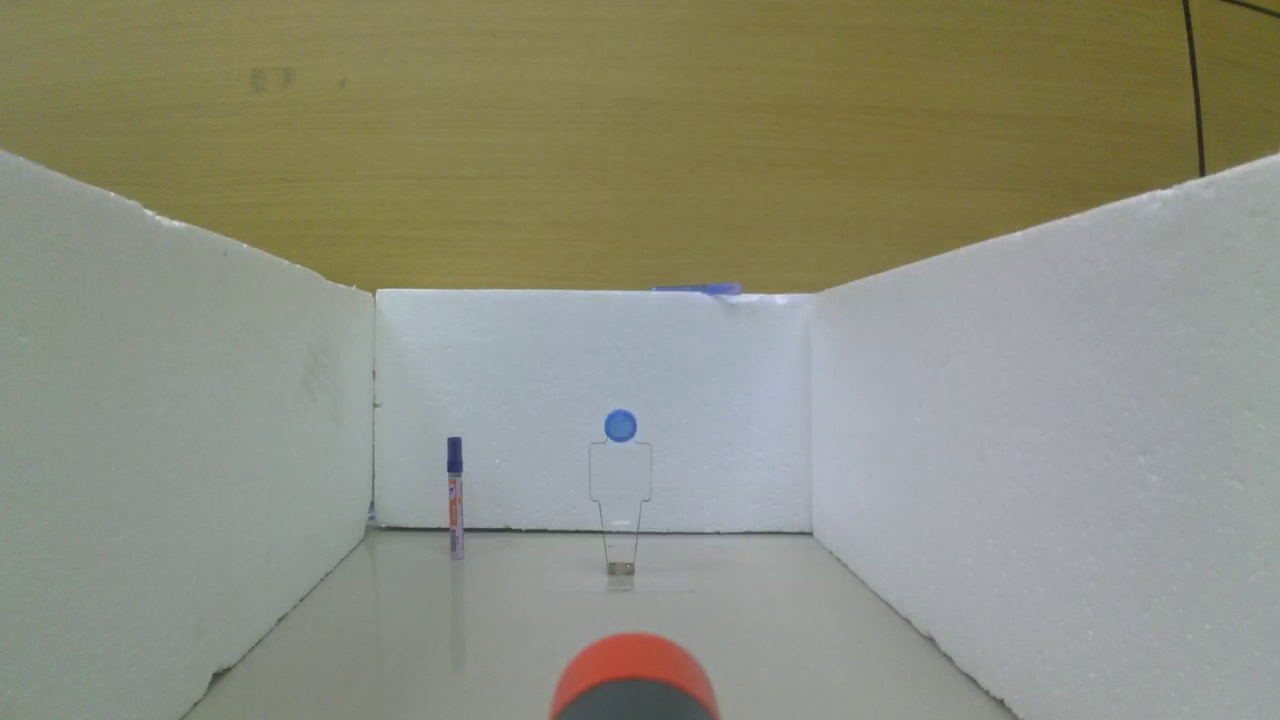
#> input picture examples/ass_3/um_actually/pics/agent.jpg, 1280 x 720 px; its folder holds only this picture in this run
$ python -i ruammitv2.py   (imports and definitions only)
#> lines starting #> are read from the running program, lines starting #| are printed output that depends on the picture; after the words box and inside, x2 and y2 are one past the last pixel; in counts of white or black regions, pixels touching at a corner belong together
#> further down, picture is the input picture: shape (720, 1280, 3); mean B, G, R 126.2, 143, 141.9
import cv2
import numpy as np
import time
from robomaster import robot, camera, blaster

# -----------------------------------------------------
# ------------------- Initial -----------------------
# -----------------------------------------------------

now_pos = (1, 3)  # Starting coordinates (x, y)
direction_facing = 'N'  # Initial direction ('N', 'E', 'S', 'W')

p = 0.2
i = 0.01
d = 0.05

alpha = 0.7  # Smoothing factor for bounding box
max_speed = 200  # Maximum speed for gimbal movement

kernel = np.ones((5, 5), np.uint8)
lower_hue_bottle = np.array([99, 122, 88])
upper_hue_bottle = np.array([111, 246, 255])
lower_hue_gai = np.array([29, 235, 85])
upper_hue_gai = np.array([37, 255, 255])
center_x = 1280 / 2
center_y = 720 / 2

# -----------------------------------------------------
# ------------------- action -----------------------
# --------------------------------------------------

# [39 lines left out: functions move_forward, turn_left, turn_right, turn_around, not called in this run]

# -----------------------------------------------------

def stop_moving():
    ep_chassis.drive_wheels(w1=0, w2=0, w3=0, w4=0)
    time.sleep(0.5)

# -----------------------------------------------------
# ------------------- data -----------------------
# --------------------------------------------------

# [50 lines left out: functions update_position_on_move, tof_data_handler, filter_ad_data, sub_data_handler, not called in this run]

# -----------------------------------------------------

def sub_attitude_handler(attitude_info):
    global yaw
    yaw, pitch, roll = attitude_info

# -----------------------------------------------------

# [152 lines left out: functions facing, convert_to_V, convert_to_cm, front_wall, check_wall_left, check_wall_right and 5 more, not called in this run]

# -----------------------------------------------------
# ------------------- detection -----------------------
# -----------------------------------------------------

def smooth_bbox(smooth_val, new_val, alpha):
    return smooth_val * (1 - alpha) + new_val * alpha

# [23 lines left out: function blue_head_culprit, not called in this run]

# -----------------------------------------------------

def body_acrylic_detect(img):
    x_start, y_start, x_end, y_end = 560, 470, 740, 600
    roi = img[y_start:y_end, x_start:x_end]
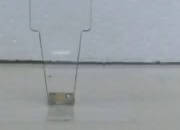
#> roi: shape (130, 180, 3); mean B, G, R 163.6, 159.2, 153.2

    blurred_roi = cv2.GaussianBlur(roi, (5, 5), 0)
    gray_roi = cv2.cvtColor(blurred_roi, cv2.COLOR_BGR2GRAY)
    edges_roi = cv2.Canny(gray_roi, 44, 138)
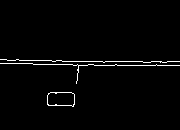
#> edges_roi: shape (130, 180); 2% white in thin lines or dots, all inside (x1, y1, x2, y2) = (0, 59, 180, 107)

    contours, _ = cv2.findContours(edges_roi, cv2.RETR_EXTERNAL, cv2.CHAIN_APPROX_SIMPLE)
#> contours = 3 contours, 2 with area under 20; largest, box (x1, y1, x2, y2) and area: (47, 92, 75, 107) 344
    for cnt in contours:
        if cv2.contourArea(cnt) > 1 and len(cnt) >= 5:
            ellipse = cv2.fitEllipse(cnt)
            cv2.ellipse(roi, ellipse, (0, 255, 0), 2)
#> this loop made 3 passes
#> ellipse on passes 1 to 2: ((60.59, 99.22), (19.84, 30.74), 89.54), ((74.23, 63.79), (23.4, 28.76), 50.68)
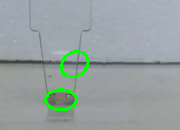
#> roi: shape (130, 180, 3); 2.07% of pixels changed, all inside (x1, y1, x2, y2) = (44, 50, 90, 111)

    img[y_start:y_end, x_start:x_end] = roi
    return img


# -----------------------------------------------------

# [111 lines left out: functions gai_detect, state, detect, not called in this run]

# -----------------------------------------------------
# ------------------- run ----------------------------
# -----------------------------------------------------

# [37 lines not run here, left out]

>>> import cv2
>>> picture = cv2.imread('pics/agent.jpg')
>>> result = body_acrylic_detect(picture)
